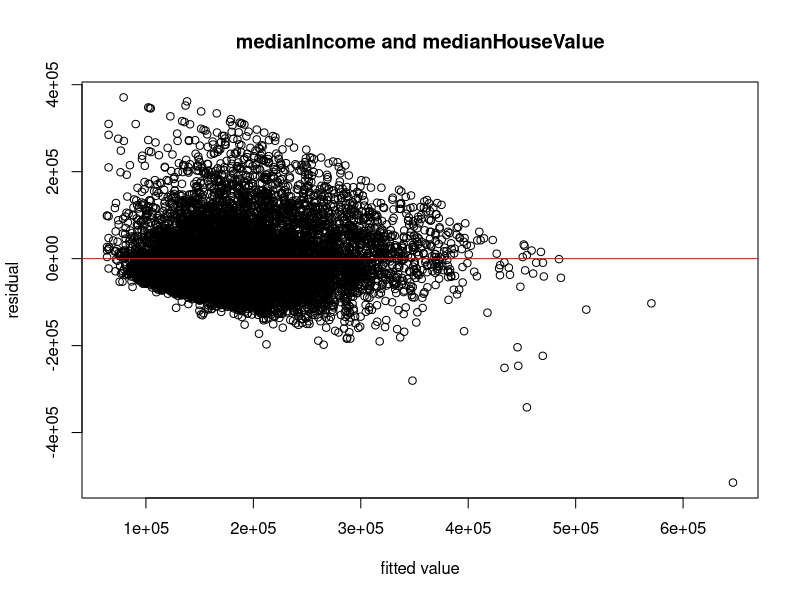
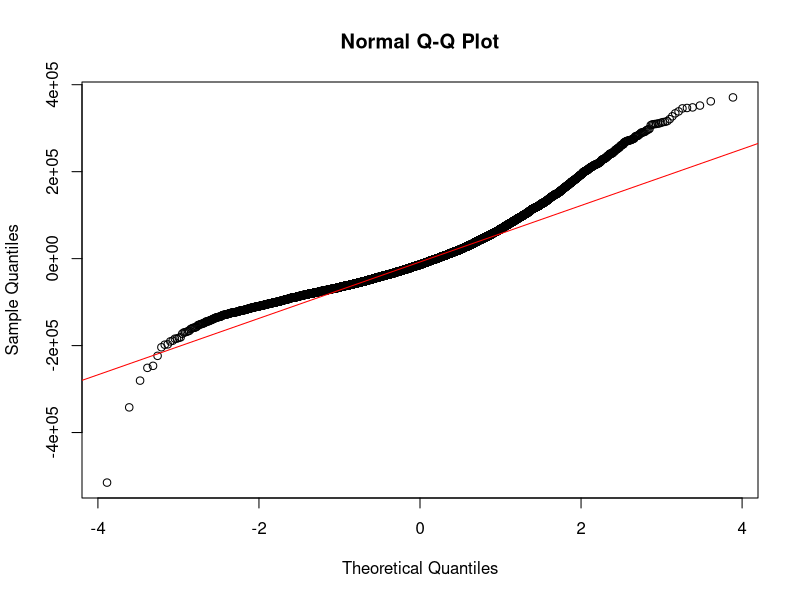
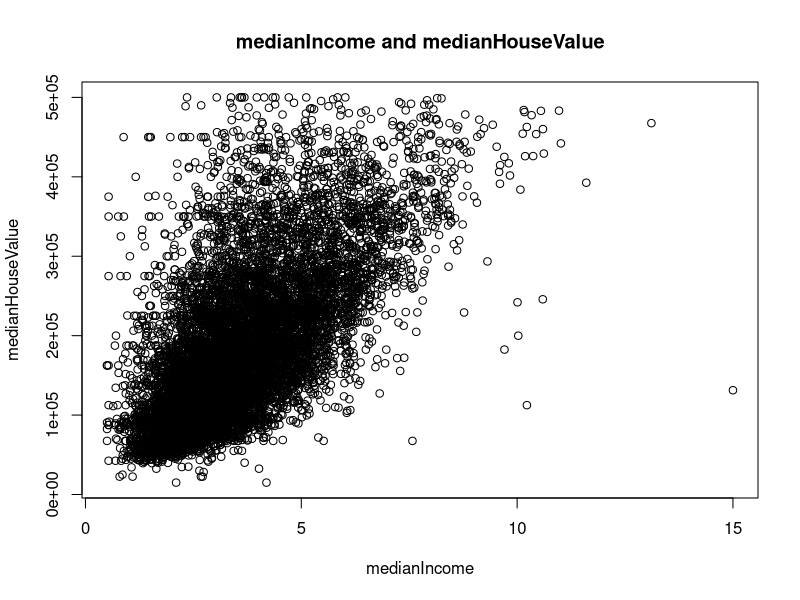
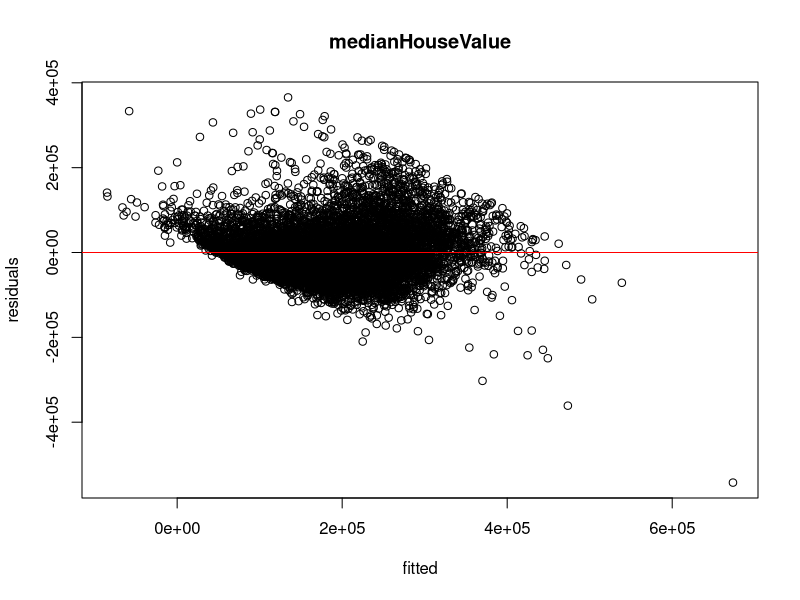
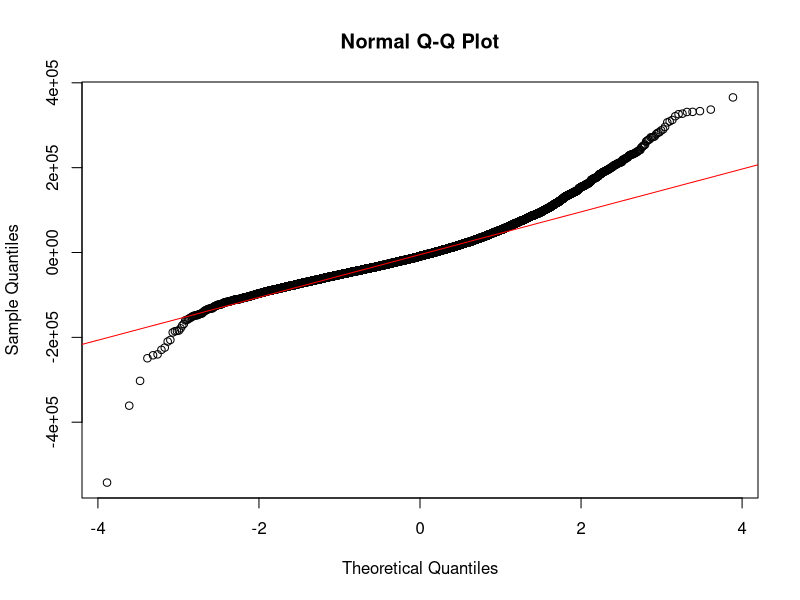
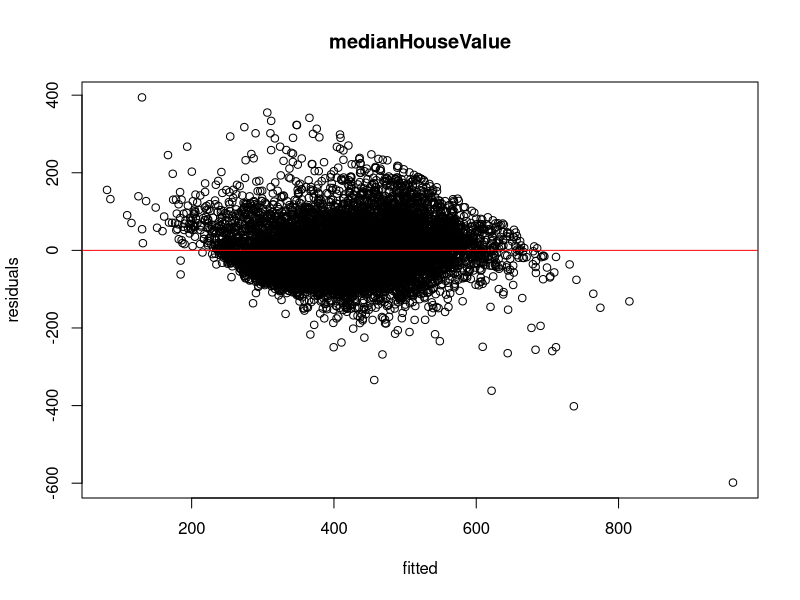
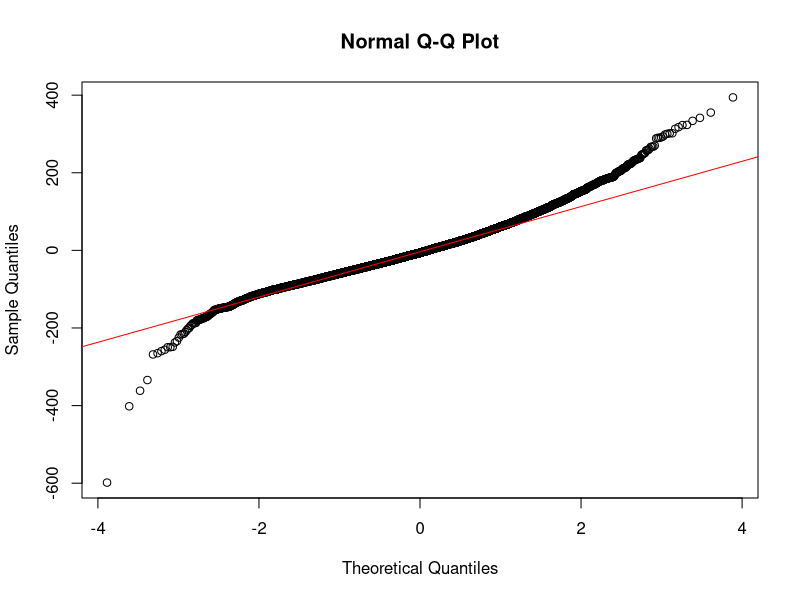
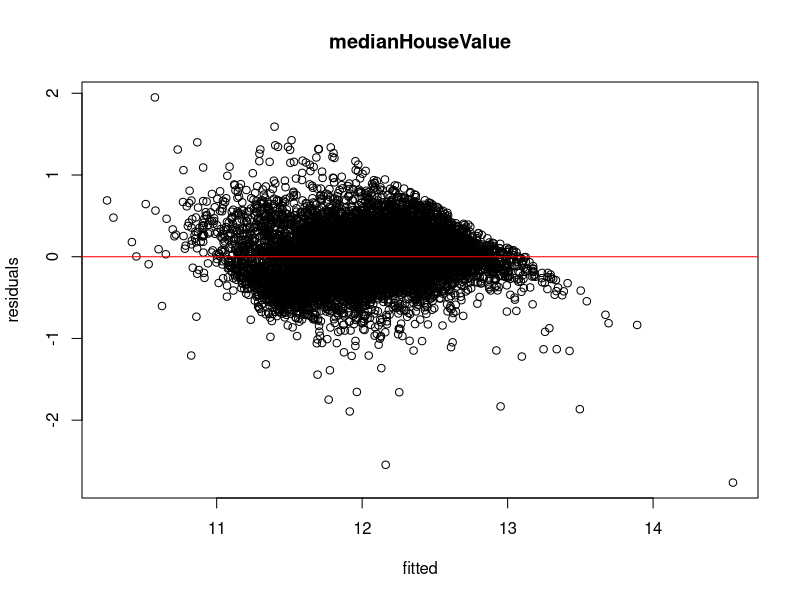

Write R code to recreate these figures, in order.
train <- read.csv('train.csv')
test <- read.csv('test.csv')
train
# longitude, latitude, housingMedianAge, totalRooms, totalBedrooms, population, households, medianIncome
# medianHouseValue


# Task 1
m <- lm(medianHouseValue ~ medianIncome, data=train)
summary(m)
# residual plot
plot(fitted(m), resid(m), xlab="fitted value", ylab="residual", main="medianIncome and medianHouseValue")
abline(h=0, col="red")
# Q-Q plot
qqnorm(resid(m))
qqline(resid(m), col="red")
# scatter plot
plot(train$medianIncome, train$medianHouseValue,
     xlab="medianIncome", ylab="medianHouseValue", main="medianIncome and medianHouseValue") # I(medianIncome^2)?

# 95% confidence interval
summary(m)
# Estimate: 43720.2, Std.Error: 1919.1, t-value: 22.78
alpha <- 0.05
n <- nrow(train)
p <- 1
t <- qt(1-alpha/2, n-p-1)
t
cat("[", 43720.2-1919.1*t, ", ", 43720.2+1919.1*t, "]\n", sep="") # [39958.33,47482.13]


# Task 2
m <- lm(medianHouseValue ~ ., data=train)
summary(m) # adjusted R^2 : 0.6064
# variance of residuals increases -> transformation needed
# residual plot
par(mfrow = c(1, 1))
plot(fitted(m), resid(m), xlab="fitted", ylab="residuals", main="medianHouseValue")
abline(h=0, col="red")
# Q-Q plot
qqnorm(resid(m))
qqline(resid(m), col="red")

# transformation1 : sqrt(y)
m1 <- lm(sqrt(medianHouseValue) ~ ., data=train)
summary(m1) # 0.6357
# residual plot
plot(fitted(m1), resid(m1), xlab="fitted", ylab="residuals", main="medianHouseValue")
abline(h=0, col="red")
# Q-Q plot
qqnorm(resid(m1))
qqline(resid(m1), col="red")

# transformation2 : log(y)
m2 <- lm(log(medianHouseValue) ~ ., data=train)
summary(m2) # 0.6379
# residual plot
plot(fitted(m2), resid(m2), xlab="fitted", ylab="residuals", main="medianHouseValue")
abline(h=0, col="red")
# Q-Q plot
qqnorm(resid(m2)) # better than m1
qqline(resid(m2), col="red")

# transformation3 : power transformation
y <- train$medianHouseValue
gm <- exp(mean(log(y)))
lambda <- seq(0.1, 1, length.out=101)
rss <- numeric(length(lambda))
for (i in seq_along(lambda)){
  li <- lambda[i]
  y.prime <- (y^li-1)/(li*gm^(li-1))
  mi <- lm(y.prime ~ longitude + latitude + housingMedianAge + totalRooms + totalBedrooms + population + 
             households + medianIncome, data=train)
  rss[i] <- sum(resid(mi)^2)
}
plot(lambda, rss, type='l')

n <- nrow(train)
p <- ncol(train)-1
cutoff <- min(rss)*(1+qt(0.975, n-p-1)^2/(n-p-1))
abline(h=cutoff)
range(lambda[which(rss<=cutoff)]) #[0.199, 0.244]
#y.prime
lambda <- 0.22
y.prime <- (y^lambda-1)/(lambda*gm^(lambda-1))
m3 <- lm(y.prime ~ longitude + latitude + housingMedianAge + totalRooms + totalBedrooms + population + 
           households + medianIncome, data=train)
summary(m3) # 0.6409
# residual plot
plot(fitted(m3), resid(m3), xlab="fitted", ylab="residuals", main="medianHouseValue")
abline(h=0, col="red")
# Q-Q plot
qqnorm(resid(m3)) # better than m1
qqline(resid(m3), col="red")

# Model chosen
m <- lm(y.prime ~ longitude + latitude + housingMedianAge + totalRooms + totalBedrooms + population + 
          households + medianIncome, data=train)
summary(m) # 0.6409

# longitude and latitude
m <- lm(y.prime ~ longitude + latitude + housingMedianAge + totalRooms + totalBedrooms + population + 
          households + medianIncome + I(longitude^2) + I(latitude^2), data=train)
summary(m)

# automatic model selection
library(leaps)
m <- regsubsets(y.prime ~ longitude + latitude + housingMedianAge + totalRooms + totalBedrooms + population + 
                  households + medianIncome, data=train, method = "exhaustive", nvmax=10)
summary(m)
round(summary(m)$adjr2, 4) # highest with 8 variables
s <- summary(m)
s$which[which.max(s$adjr2),]

# Task 3
m <- lm(y.prime ~ longitude + latitude + housingMedianAge + totalRooms + totalBedrooms + population + 
          households + medianIncome, data=train)
test
summary(test)

test_actual = test$medianHouseValue
test_preds = predict(m, test)

library(Metrics)
test_mse = mse(test_actual, test_preds)
test_mse # 273070576362

plot(test_actual, test_preds)

# The MSE of 273070576362:
# This shows that average deviation between the predicted house price made by the model 
# and the actual house price.
# The R-square of 0.64 tells us that the predictor variables in the dataset are able to explain 64% of the
# variation in the house prices.

# special role of longitude and latitude
m <- lm(y.prime ~ longitude + latitude + housingMedianAge + totalRooms + totalBedrooms + population + 
          households + medianIncome, data=train)
# Multicollinearity
X <- model.matrix(m)
s <- svd(X, nu = 0)
s
s$d[1] / s$d[length(s$d)] # 506537.6
round(s$v[,9], 3) # longitude, latitude, medianIncome

summary(m) # 0.6458
# residual plot
plot(fitted(m), resid(m), xlab="fitted", ylab="residuals")
abline(h=0, col="red")
# Q-Q plot
qqnorm(resid(m))
qqline(resid(m), col="red")

m <- lm(y.prime ~ longitude + latitude + housingMedianAge + totalRooms + totalBedrooms + population + 
          households + medianIncome + I(longitude^2) + I(latitude^2), data=train)
summary(m)
